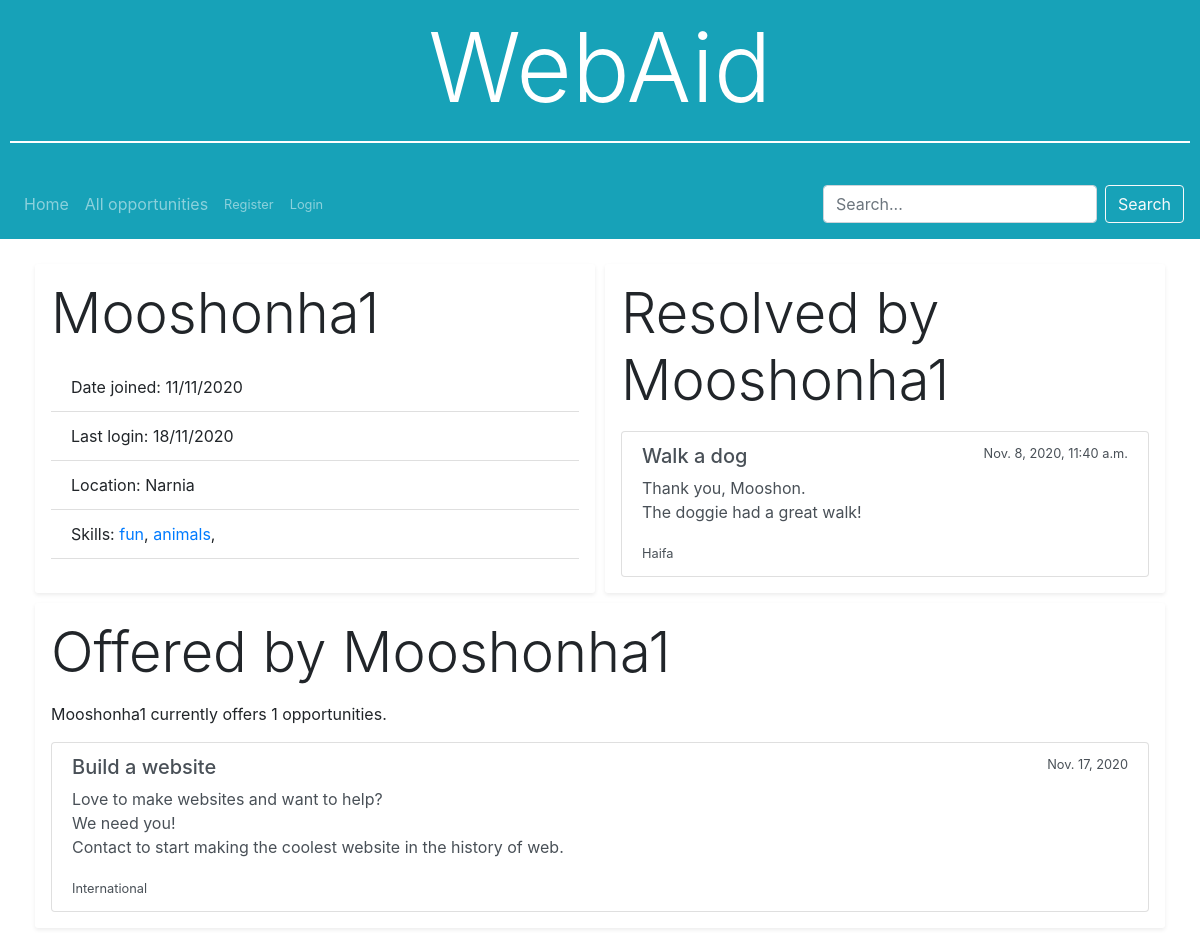
/user/2, run on the app's committed database.
### WebAid/models.py (models this page shows, shortened)
class User(AbstractUser):
    skills = models.TextField()
    location = models.CharField(max_length=64)
    def get_latest_resolved(self):
        resolved = self.resolved.all().order_by('-id')[:5]
        return resolved
    def get_latest_created(self):
        opportunities = self.opportunities.all().filter(resolved=None).order_by('-id')
        for opportunity in opportunities:
            opportunity = opportunity.make_time_difference()
        return opportunities

class Resolve(models.Model):
    resolvers = models.ManyToManyField(User, related_name='resolved')
    summary = models.TextField(max_length=1000)

class Opportunity(models.Model):
    title = models.CharField(max_length=64)
    description = models.TextField()
    creator = models.ForeignKey(User, on_delete=models.CASCADE, related_name='opportunities')
    location = models.CharField(max_length=64)
    categories = models.TextField() # Create categories
    creation_time = models.DateTimeField(auto_now_add=True)
    resolved = models.OneToOneField('Resolve', null=True, blank=True, on_delete=models.PROTECT, related_name='opportunity')
    class Meta:
        verbose_name_plural = "Opportunities"
    def make_time_difference(self):
        now = datetime.datetime.now(datetime.timezone.utc)
        then = self.creation_time
        delta = now - then
        if delta < datetime.timedelta(minutes=1):
            self.creation_time = 'Posted just now'
        elif delta < datetime.timedelta(hours=1):
            minutes, rem = divmod(delta.seconds, 60)
            self.creation_time = f'{minutes} minutes ago'
        elif delta < datetime.timedelta(days=1):
            hours, rem = divmod(delta.seconds, 3600)
            self.creation_time = f'{hours} hours ago'
        elif delta < datetime.timedelta(days=7):
            days = delta.days
            self.creation_time = f'{days} days ago'
        elif delta < datetime.timedelta(days=21):
            weeks, rem = divmod(delta.days, 7)
            self.creation_time = f'{weeks} weeks ago'
        else:
            self.creation_time = then.date
        return self

### WebAid/views.py (the view, shortened to what this page needs)
# urls.py: path('user/<int:user_id>', views.user, name='user'),
@csrf_exempt
def user(request, user_id):
    try:
        user = User.objects.get(pk=user_id)
    except ObjectDoesNotExist:
        return HttpResponseRedirect(reverse('index'))
    user.date_joined = user.date_joined.strftime("%d/%m/%Y")
    user.last_login = user.last_login.strftime("%d/%m/%Y")
    skills = []
    for skill in user.skills.split(','):
        skills.append(skill.strip())
    user.skills = skills
    return render(request, 'WebAid/user.html', {
        'user': user,
        'form': NewConversationForm({'users': user.username})
    })

### WebAid/extras/forms.py
class NewConversationForm(forms.Form):
    subject = forms.CharField(widget=forms.TextInput(attrs={'placeholder': 'Subject', 'class': 'form-control'}), max_length=64)
    users = forms.CharField(widget=forms.TextInput(attrs={'placeholder': 'Users, separated by commas', 'class': 'form-control'}), max_length=64)

### WebAid/templates/WebAid/user.html (shortened to what this page needs)
{% extends 'WebAid/layout.html' %}
{% block body %}
<div class="row">
  <div class="col box-style shadow-sm p-3">
    <p class="display-4">{{ user.username }}</p>
    <ul class="list-group list-group-flush">
      <li class="list-group-item">Date joined: {{ user.date_joined }}</li>
      <li class="list-group-item">Last login: {{ user.last_login }}</li>
      <li class="list-group-item edit-hide">Location: {{ user.location }}</li>
      <li class="list-group-item edit-hide">Skills:{% for skill in user.skills %} <a href="../opportunities/1?category={{ skill }}">{{ skill }}</a>,{% endfor %}</li>
    </ul>
  </div>
  {% if user.get_latest_resolved.count != 0 %}
  <div class="col box-style shadow-sm p-3">
    <p class="display-4">Resolved by {{ user.username }}</p>
    <ul class="list-group">
      {% for resolve in user.get_latest_resolved %}
      <a href="{% url 'opportunity' opportunity_id=resolve.opportunity.id %}" class="list-group-item list-group-item-action opportunity">
        <div class="d-flex justify-content-between">
          <h5>{{ resolve.opportunity.title }}</h5>
          <small>{{ resolve.opportunity.creation_time }}</small>
        </div>
        <p>{{ resolve.summary }}</p>
        <small>{{ resolve.opportunity.location }}</small>
      </a>
      {% endfor %}
    </ul>
  </div>
  {% endif %}
</div>
<div class="row">
  <div class="col box-style shadow-sm p-3">
    <p class="display-4">Offered by {{ user.username }}</p>
    <p>{{ user.username }} currently offers {{ user.get_latest_created.count }} opportunities.</p>
    <ul class="list-group">
      {% for opportunity in user.get_latest_created %}
      <a href="{% url 'opportunity' opportunity_id=opportunity.id %}" class="list-group-item list-group-item-action opportunity">
        <div class="d-flex justify-content-between">
          <h5>{{ opportunity.title }}</h5>
          <small>{{ opportunity.creation_time }}</small>
        </div>
        <p>{{ opportunity.description }}</p>
        <small>{{ opportunity.location }}</small>
      </a>
      {% endfor %}
    </ul>
  </div>
</div>
{% endblock %}

### WebAid/static/WebAid/styles.css (style rules this page uses)
.box-style { margin: 5px; border-radius: 3px; }
.opportunity p { white-space: pre-wrap; }

### data on the page
User: username "Mooshonha1", date_joined "11/11/2020", last_login "18/11/2020", location "Narnia", get_latest_created.count "1"
Resolve: opportunity "Walk a dog", opportunity.creation_time "Nov. 8, 2020, 11:40 a.m.", summary "Thank you, Mooshon. The doggie had a great walk!", opportunity.location "Haifa"
Opportunity: title "Build a website", creation_time "Nov. 17, 2020", description "Love to make websites and want to help? We need you! Contact to start making the coolest website in the history of web.", location "International"

### other printed values
{{ skill }} "fun" "animals"
